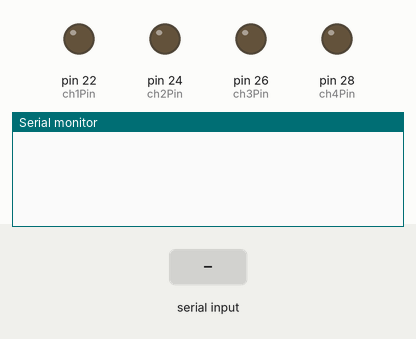
The sketch below on a simulated Arduino Mega 2560, built with avr-gcc and run on an emulated ATmega2560. On the bench: output pins drawn as LEDs (lit = HIGH), the last lines printed to the serial monitor. Inputs (shaded band) come from the test bench.

Above: at 1.2 s.
1.3 s: "ON\n" received over Serial
At 2.5 s:
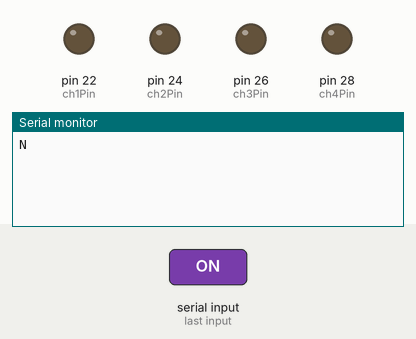
2.8 s: "STAR\n" received over Serial
At 3.7 s:
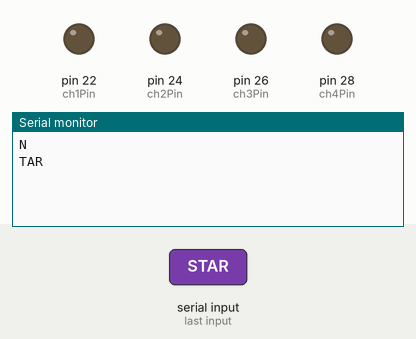
4.3 s: "STOP\n" received over Serial
At 4.9 s:
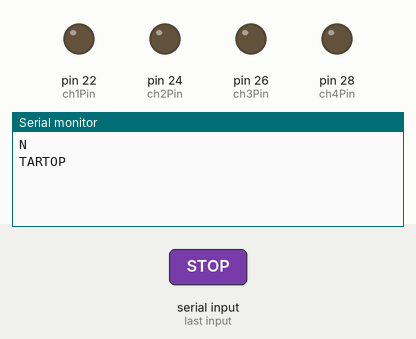

Measured:
- after the input at 1.3 s, the serial monitor: prints a new line at once (image 1)
- after the input at 2.8 s, the serial monitor: prints a new line at once (image 2)
- after the input at 4.3 s, the serial monitor: prints a new line at once (image 3)

The sketch:

ArduinoCode.ino
```cpp
String inputString = "";
boolean stringComplete = false;
String commandString = "";

// Hub 1
int ch1Pin = 22;
int ch2Pin = 24;
int ch3Pin = 26;
int ch4Pin = 28;

// Hub 2
int ch5Pin = 0;
int ch6Pin = 0;
int ch7Pin = 0;
int ch8Pin = 0;

// Hub 3
int ch9Pin = 0;
int ch10Pin = 0;
int ch11Pin = 0;
int ch12Pin = 0;

// Hub 4
int ch13Pin = 0;
int ch14Pin = 0;
int ch15Pin = 0;
int ch16Pin = 0;

boolean isConnected = false;

void setup() {

  Serial.begin(9600);
  pinMode(ch1Pin,OUTPUT);
  pinMode(ch2Pin,OUTPUT);
  pinMode(ch3Pin,OUTPUT);
  pinMode(ch4Pin,OUTPUT);
}

void getCommand()
{
  if(inputString.length()>0)
  {
     commandString = inputString.substring(1,4);
     Serial.print(commandString);
  }
}

boolean getLedState()
{
  boolean state = false;
  if(inputString.substring(5,7).equals("ON"))
  {
    state = true;
  }else
  {
    state = false;
  }
  return state;
}

void turnLedOn(int pin)
{
  digitalWrite(pin,HIGH);
}

void turnLedOff(int pin)
{
  digitalWrite(pin,LOW);
}

void loop() {
  if(stringComplete)
  {
    stringComplete = false;
    getCommand();

    if(commandString.equals("STAR"))
    {
      turnLedOff(ch1Pin);
      turnLedOff(ch2Pin);
      turnLedOff(ch3Pin);
      turnLedOff(ch4Pin);
    }

    if(commandString.equals("STOP"))
    {
      turnLedOff(ch1Pin);
      turnLedOff(ch2Pin);
      turnLedOff(ch3Pin);
      turnLedOff(ch4Pin);
    }
    else if(commandString.equals("CHN1"))
    {
      boolean LedState = getLedState();
      if(LedState == true)
      {
        turnLedOn(ch1Pin);
      }else
      {
        turnLedOff(ch1Pin);
      }
    }
    else if(commandString.equals("CHN2"))
    {
      boolean LedState = getLedState();
      if(LedState == true)
      {
        turnLedOn(ch2Pin);
      }else
      {
        turnLedOff(ch2Pin);
      }
    }
    else if(commandString.equals("CHN3"))
    {
      boolean LedState = getLedState();
      if(LedState == true)
      {
        turnLedOn(ch3Pin);
      }else
      {
        turnLedOff(ch3Pin);
      }
    }
    else if(commandString.equals("CHN4"))
    {
      boolean LedState = getLedState();
      if(LedState == true)
      {
        turnLedOn(ch4Pin);
      }else
      {
        turnLedOff(ch4Pin);
      }
    }

    inputString = "";
  }
}


void serialEvent() {
  while (Serial.available()) {
    // get the new byte:
    char inChar = (char)Serial.read();
    // add it to the inputString:
    inputString += inChar;
    // if the incoming character is a newline, set a flag
    // so the main loop can do something about it:
    if (inChar == '\n') {
      stringComplete = true;
    }
  }
}
```
